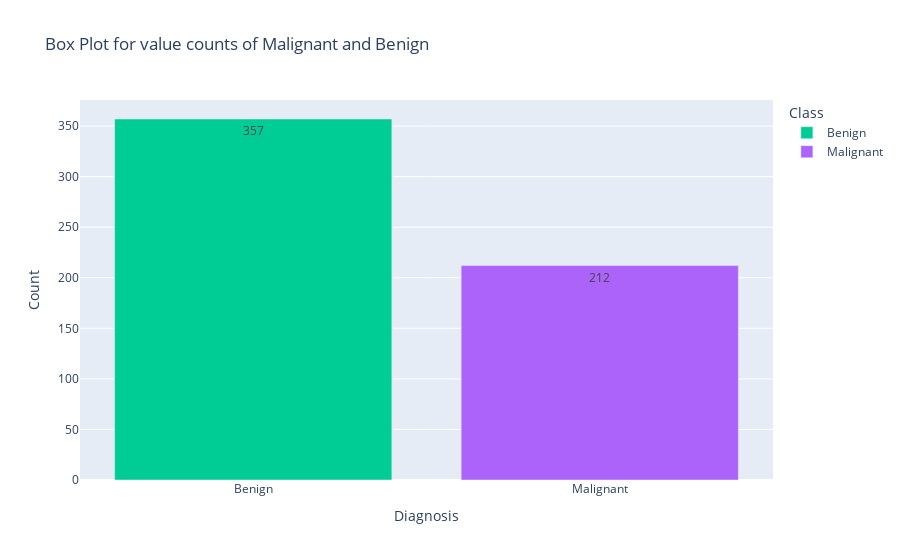

Notebook source saved alongside this figure:
### Markdown cell above
<div style="text-align: left;">
    <h5><strong>Box Plot for value counts of Malignant and Benign</strong></h5>
</div>

### Code cell
import pandas as pd
import plotly.express as px

# Assuming you have loaded your dataframe df_final

# Replace this line with your actual data
y = df_final.diagnosis

# Create a DataFrame from your 'y' data
data = pd.DataFrame({'y': y})
# Define colors for each class
class_colors = {'M': 'red', 'B': 'blue'}

# Map the 'diagnosis' values to the corresponding colors
data['color'] = data['y'].map(class_colors)
data['y'] = data['y'].replace({'B': 'Benign', 'M': 'Malignant'})
# Create a bar plot using Plotly Express and specify colors
fig = px.bar(data['y'].value_counts().reset_index(), x='index', y='y', color='index', color_discrete_map=class_colors,
             labels={'index': 'Class', 'y': 'Count'}, title='Distribution of Classes',
             text='y', # Add this line to display the value counts on the bars
             )
fig.update_xaxes(categoryorder='total descending')  # Sort the categories by count
# Customize the appearance of the plot
fig.update_xaxes(title_text='Diagnosis')  # X-axis label
fig.update_yaxes(title_text='Count')  # Y-axis label
fig.update_layout(title='Box Plot for value counts of Malignant and Benign')  # Plot title
# Show the plot
fig.show()

### Figure 1 — Plotly figure (JSON) as saved in the notebook; plotly's stock layout.template omitted (floating-point values rounded to 4 significant figures)
{"data": [{"alignmentgroup": "True", "hovertemplate": "Class=%{x}<br>Count=%{text}<extra></extra>", "legendgroup": "Benign", "marker": {"color": "#00cc96", "pattern": {"shape": ""}}, "name": "Benign", "offsetgroup": "Benign", "orientation": "v", "showlegend": true, "text": [357], "textposition": "auto", "type": "bar", "x": ["Benign"], "xaxis": "x", "y": [357], "yaxis": "y"}, {"alignmentgroup": "True", "hovertemplate": "Class=%{x}<br>Count=%{text}<extra></extra>", "legendgroup": "Malignant", "marker": {"color": "#ab63fa", "pattern": {"shape": ""}}, "name": "Malignant", "offsetgroup": "Malignant", "orientation": "v", "showlegend": true, "text": [212], "textposition": "auto", "type": "bar", "x": ["Malignant"], "xaxis": "x", "y": [212], "yaxis": "y"}], "layout": {"barmode": "relative", "legend": {"title": {"text": "Class"}, "tracegroupgap": 0}, "title": {"text": "Box Plot for value counts of Malignant and Benign"}, "xaxis": {"anchor": "y", "categoryarray": ["Benign", "Malignant"], "categoryorder": "total descending", "domain": [0, 1], "title": {"text": "Diagnosis"}}, "yaxis": {"anchor": "x", "domain": [0, 1], "title": {"text": "Count"}}}}
